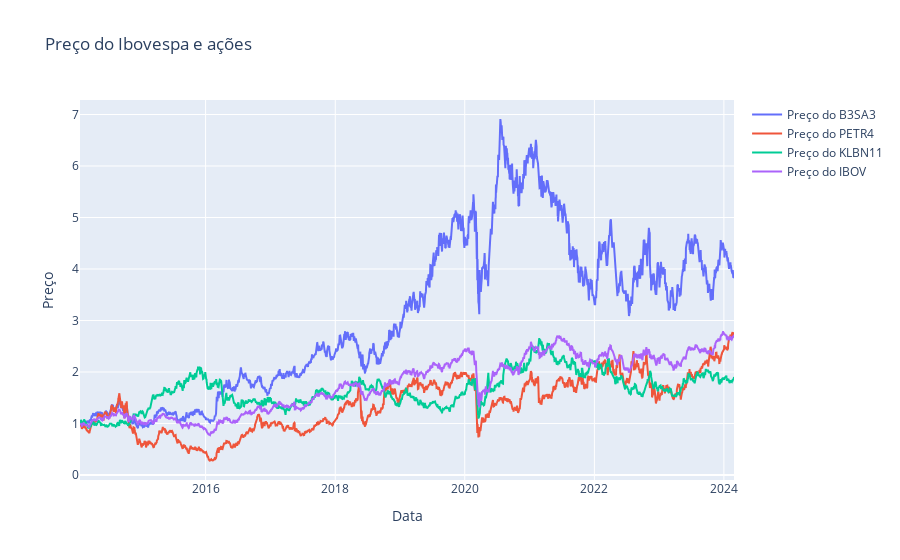

Write notebook code for a chart like this one.
### Code cell
# Cria um gráfico de linha usando o Plotly
fig = go.Figure()
for acoes in acoes_df.columns:
#fig.add_trace(go.Scatter(x=acoes_df.index, y=acoes_df['IBOV'], mode='lines', name='Preço do Ibovespa'))
#fig.add_trace(go.Scatter(x=acoes_df.index, y=acoes_df['B3SA3'], mode='lines', name='Preço do B3SA3'))
    fig.add_trace(go.Scatter(x=acoes_df_normalized.index, y=acoes_df_normalized[acoes], mode='lines', name=f'Preço do {acoes}'))

# Configura o layout do gráfico
fig.update_layout(
    title='Preço do Ibovespa e ações',
    xaxis_title='Data',
    yaxis_title='Preço',
    showlegend=True
)

# Exibe o gráfico
fig.show()

### Figure 1 — Plotly figure (JSON) as saved in the notebook; plotly's stock layout.template omitted (floating-point values rounded to 4 significant figures; data arrays with more than 128 entries replaced by an {"elided": "..."} marker saying what was removed)
{"data": [{"mode": "lines", "name": "Preço do B3SA3", "type": "scatter", "x": {"elided": "2500 str values"}, "y": {"elided": "2500 float values"}}, {"mode": "lines", "name": "Preço do PETR4", "type": "scatter", "x": {"elided": "2500 str values"}, "y": {"elided": "2500 float values"}}, {"mode": "lines", "name": "Preço do KLBN11", "type": "scatter", "x": {"elided": "2500 str values"}, "y": {"elided": "2500 float values"}}, {"mode": "lines", "name": "Preço do IBOV", "type": "scatter", "x": {"elided": "2500 str values"}, "y": {"elided": "2500 float values"}}], "layout": {"showlegend": true, "title": {"text": "Preço do Ibovespa e ações"}, "xaxis": {"title": {"text": "Data"}}, "yaxis": {"title": {"text": "Preço"}}}}
